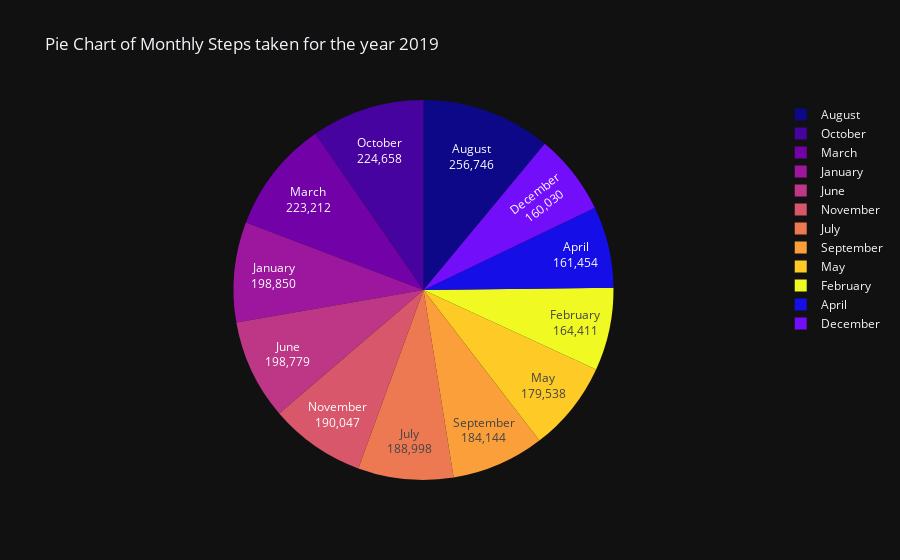
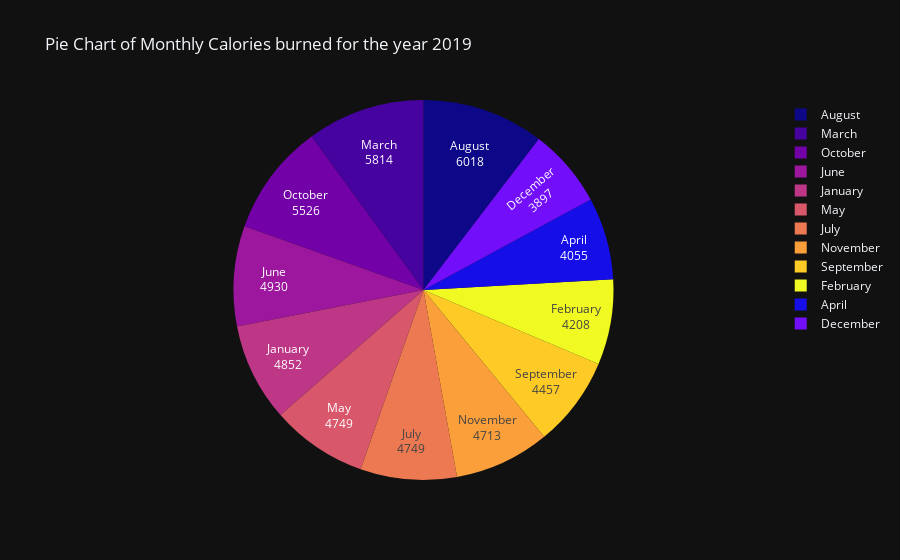

The cell these charts' notebook holds for them, in order:
### Markdown cell above
Distribution of Calories Month-wise

### Code cell
fig = px.pie(selected_df, values='steps', names='month_name',title="Pie Chart of Monthly Steps taken for the year 2019",color_discrete_sequence=px.colors.sequential.Plasma,
           template = "plotly_dark")
fig.update_traces(textinfo='label+value')
fig.show()

fig = px.pie(selected_df, values='calories', names='month_name',title="Pie Chart of Monthly Calories burned for the year 2019",color_discrete_sequence=px.colors.sequential.Plasma,
           template = "plotly_dark")
fig.update_traces(textinfo='label+value')
fig.show()

### Figure 1 — Plotly figure (JSON) as saved in the notebook; plotly's stock layout.template omitted (floating-point values rounded to 4 significant figures; data arrays with more than 128 entries replaced by an {"elided": "..."} marker saying what was removed)
{"data": [{"domain": {"x": [0, 1], "y": [0, 1]}, "hovertemplate": "month_name=%{label}<br>steps=%{value}<extra></extra>", "labels": {"elided": "304 str values"}, "legendgroup": "", "name": "", "showlegend": true, "textinfo": "label+value", "type": "pie", "values": {"elided": "304 int values"}}], "layout": {"legend": {"tracegroupgap": 0}, "piecolorway": ["#0d0887", "#46039f", "#7201a8", "#9c179e", "#bd3786", "#d8576b", "#ed7953", "#fb9f3a", "#fdca26", "#f0f921"], "title": {"text": "Pie Chart of Monthly Steps taken for the year 2019"}}}

### Figure 2 — Plotly figure (JSON) as saved in the notebook; plotly's stock layout.template omitted (floating-point values rounded to 4 significant figures; data arrays with more than 128 entries replaced by an {"elided": "..."} marker saying what was removed)
{"data": [{"domain": {"x": [0, 1], "y": [0, 1]}, "hovertemplate": "month_name=%{label}<br>calories=%{value}<extra></extra>", "labels": {"elided": "304 str values"}, "legendgroup": "", "name": "", "showlegend": true, "textinfo": "label+value", "type": "pie", "values": {"elided": "304 int values"}}], "layout": {"legend": {"tracegroupgap": 0}, "piecolorway": ["#0d0887", "#46039f", "#7201a8", "#9c179e", "#bd3786", "#d8576b", "#ed7953", "#fb9f3a", "#fdca26", "#f0f921"], "title": {"text": "Pie Chart of Monthly Calories burned for the year 2019"}}}
